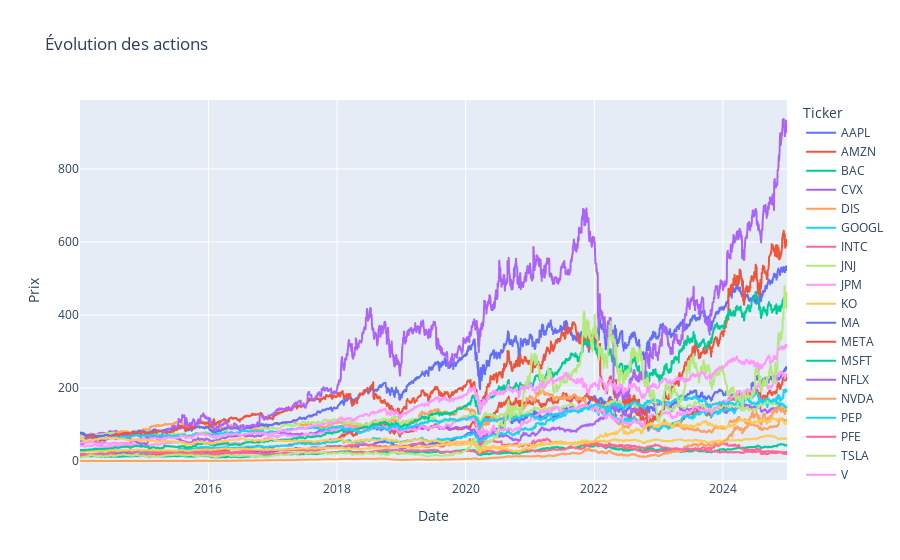

Notebook code for this chart:
### Code cell
data_plot = data.reset_index().rename(columns={'index': 'Date'})
# Plot interactif
fig = px.line(
    data_plot.melt(id_vars='Date', var_name='Ticker', value_name='Price'),
    x='Date',
    y='Price',
    color='Ticker',
    title="Stock prices",
    labels={"Date": "Date", "Price": "Prix"}
)
pio.show(fig)

### Figure 1 — Plotly figure (JSON) as saved in the notebook; plotly's stock layout.template omitted (floating-point values rounded to 4 significant figures; data arrays with more than 128 entries replaced by an {"elided": "..."} marker saying what was removed)
{"data": [{"hovertemplate": "Ticker=AAPL<br>Date=%{x}<br>Prix=%{y}<extra></extra>", "legendgroup": "AAPL", "line": {"color": "#636efa", "dash": "solid"}, "marker": {"symbol": "circle"}, "mode": "lines", "name": "AAPL", "showlegend": true, "type": "scattergl", "x": {"elided": "2767 str values"}, "xaxis": "x", "y": {"elided": "2767 float values"}, "yaxis": "y"}, {"hovertemplate": "Ticker=AMZN<br>Date=%{x}<br>Prix=%{y}<extra></extra>", "legendgroup": "AMZN", "line": {"color": "#EF553B", "dash": "solid"}, "marker": {"symbol": "circle"}, "mode": "lines", "name": "AMZN", "showlegend": true, "type": "scattergl", "x": {"elided": "2767 str values"}, "xaxis": "x", "y": {"elided": "2767 float values"}, "yaxis": "y"}, {"hovertemplate": "Ticker=BAC<br>Date=%{x}<br>Prix=%{y}<extra></extra>", "legendgroup": "BAC", "line": {"color": "#00cc96", "dash": "solid"}, "marker": {"symbol": "circle"}, "mode": "lines", "name": "BAC", "showlegend": true, "type": "scattergl", "x": {"elided": "2767 str values"}, "xaxis": "x", "y": {"elided": "2767 float values"}, "yaxis": "y"}, {"hovertemplate": "Ticker=CVX<br>Date=%{x}<br>Prix=%{y}<extra></extra>", "legendgroup": "CVX", "line": {"color": "#ab63fa", "dash": "solid"}, "marker": {"symbol": "circle"}, "mode": "lines", "name": "CVX", "showlegend": true, "type": "scattergl", "x": {"elided": "2767 str values"}, "xaxis": "x", "y": {"elided": "2767 float values"}, "yaxis": "y"}, {"hovertemplate": "Ticker=DIS<br>Date=%{x}<br>Prix=%{y}<extra></extra>", "legendgroup": "DIS", "line": {"color": "#FFA15A", "dash": "solid"}, "marker": {"symbol": "circle"}, "mode": "lines", "name": "DIS", "showlegend": true, "type": "scattergl", "x": {"elided": "2767 str values"}, "xaxis": "x", "y": {"elided": "2767 float values"}, "yaxis": "y"}, {"hovertemplate": "Ticker=GOOGL<br>Date=%{x}<br>Prix=%{y}<extra></extra>", "legendgroup": "GOOGL", "line": {"color": "#19d3f3", "dash": "solid"}, "marker": {"symbol": "circle"}, "mode": "lines", "name": "GOOGL", "showlegend": true, "type": "scattergl", "x": {"elided": "2767 str values"}, "xaxis": "x", "y": {"elided": "2767 float values"}, "yaxis": "y"}, {"hovertemplate": "Ticker=INTC<br>Date=%{x}<br>Prix=%{y}<extra></extra>", "legendgroup": "INTC", "line": {"color": "#FF6692", "dash": "solid"}, "marker": {"symbol": "circle"}, "mode": "lines", "name": "INTC", "showlegend": true, "type": "scattergl", "x": {"elided": "2767 str values"}, "xaxis": "x", "y": {"elided": "2767 float values"}, "yaxis": "y"}, {"hovertemplate": "Ticker=JNJ<br>Date=%{x}<br>Prix=%{y}<extra></extra>", "legendgroup": "JNJ", "line": {"color": "#B6E880", "dash": "solid"}, "marker": {"symbol": "circle"}, "mode": "lines", "name": "JNJ", "showlegend": true, "type": "scattergl", "x": {"elided": "2767 str values"}, "xaxis": "x", "y": {"elided": "2767 float values"}, "yaxis": "y"}, {"hovertemplate": "Ticker=JPM<br>Date=%{x}<br>Prix=%{y}<extra></extra>", "legendgroup": "JPM", "line": {"color": "#FF97FF", "dash": "solid"}, "marker": {"symbol": "circle"}, "mode": "lines", "name": "JPM", "showlegend": true, "type": "scattergl", "x": {"elided": "2767 str values"}, "xaxis": "x", "y": {"elided": "2767 float values"}, "yaxis": "y"}, {"hovertemplate": "Ticker=KO<br>Date=%{x}<br>Prix=%{y}<extra></extra>", "legendgroup": "KO", "line": {"color": "#FECB52", "dash": "solid"}, "marker": {"symbol": "circle"}, "mode": "lines", "name": "KO", "showlegend": true, "type": "scattergl", "x": {"elided": "2767 str values"}, "xaxis": "x", "y": {"elided": "2767 float values"}, "yaxis": "y"}, {"hovertemplate": "Ticker=MA<br>Date=%{x}<br>Prix=%{y}<extra></extra>", "legendgroup": "MA", "line": {"color": "#636efa", "dash": "solid"}, "marker": {"symbol": "circle"}, "mode": "lines", "name": "MA", "showlegend": true, "type": "scattergl", "x": {"elided": "2767 str values"}, "xaxis": "x", "y": {"elided": "2767 float values"}, "yaxis": "y"}, {"hovertemplate": "Ticker=META<br>Date=%{x}<br>Prix=%{y}<extra></extra>", "legendgroup": "META", "line": {"color": "#EF553B", "dash": "solid"}, "marker": {"symbol": "circle"}, "mode": "lines", "name": "META", "showlegend": true, "type": "scattergl", "x": {"elided": "2767 str values"}, "xaxis": "x", "y": {"elided": "2767 float values"}, "yaxis": "y"}, {"hovertemplate": "Ticker=MSFT<br>Date=%{x}<br>Prix=%{y}<extra></extra>", "legendgroup": "MSFT", "line": {"color": "#00cc96", "dash": "solid"}, "marker": {"symbol": "circle"}, "mode": "lines", "name": "MSFT", "showlegend": true, "type": "scattergl", "x": {"elided": "2767 str values"}, "xaxis": "x", "y": {"elided": "2767 float values"}, "yaxis": "y"}, {"hovertemplate": "Ticker=NFLX<br>Date=%{x}<br>Prix=%{y}<extra></extra>", "legendgroup": "NFLX", "line": {"color": "#ab63fa", "dash": "solid"}, "marker": {"symbol": "circle"}, "mode": "lines", "name": "NFLX", "showlegend": true, "type": "scattergl", "x": {"elided": "2767 str values"}, "xaxis": "x", "y": {"elided": "2767 float values"}, "yaxis": "y"}, {"hovertemplate": "Ticker=NVDA<br>Date=%{x}<br>Prix=%{y}<extra></extra>", "legendgroup": "NVDA", "line": {"color": "#FFA15A", "dash": "solid"}, "marker": {"symbol": "circle"}, "mode": "lines", "name": "NVDA", "showlegend": true, "type": "scattergl", "x": {"elided": "2767 str values"}, "xaxis": "x", "y": {"elided": "2767 float values"}, "yaxis": "y"}, {"hovertemplate": "Ticker=PEP<br>Date=%{x}<br>Prix=%{y}<extra></extra>", "legendgroup": "PEP", "line": {"color": "#19d3f3", "dash": "solid"}, "marker": {"symbol": "circle"}, "mode": "lines", "name": "PEP", "showlegend": true, "type": "scattergl", "x": {"elided": "2767 str values"}, "xaxis": "x", "y": {"elided": "2767 float values"}, "yaxis": "y"}, {"hovertemplate": "Ticker=PFE<br>Date=%{x}<br>Prix=%{y}<extra></extra>", "legendgroup": "PFE", "line": {"color": "#FF6692", "dash": "solid"}, "marker": {"symbol": "circle"}, "mode": "lines", "name": "PFE", "showlegend": true, "type": "scattergl", "x": {"elided": "2767 str values"}, "xaxis": "x", "y": {"elided": "2767 float values"}, "yaxis": "y"}, {"hovertemplate": "Ticker=TSLA<br>Date=%{x}<br>Prix=%{y}<extra></extra>", "legendgroup": "TSLA", "line": {"color": "#B6E880", "dash": "solid"}, "marker": {"symbol": "circle"}, "mode": "lines", "name": "TSLA", "showlegend": true, "type": "scattergl", "x": {"elided": "2767 str values"}, "xaxis": "x", "y": {"elided": "2767 float values"}, "yaxis": "y"}, {"hovertemplate": "Ticker=V<br>Date=%{x}<br>Prix=%{y}<extra></extra>", "legendgroup": "V", "line": {"color": "#FF97FF", "dash": "solid"}, "marker": {"symbol": "circle"}, "mode": "lines", "name": "V", "showlegend": true, "type": "scattergl", "x": {"elided": "2767 str values"}, "xaxis": "x", "y": {"elided": "2767 float values"}, "yaxis": "y"}, {"hovertemplate": "Ticker=XOM<br>Date=%{x}<br>Prix=%{y}<extra></extra>", "legendgroup": "XOM", "line": {"color": "#FECB52", "dash": "solid"}, "marker": {"symbol": "circle"}, "mode": "lines", "name": "XOM", "showlegend": true, "type": "scattergl", "x": {"elided": "2767 str values"}, "xaxis": "x", "y": {"elided": "2767 float values"}, "yaxis": "y"}], "layout": {"legend": {"title": {"text": "Ticker"}, "tracegroupgap": 0}, "title": {"text": "Évolution des actions"}, "xaxis": {"anchor": "y", "domain": [0, 1], "title": {"text": "Date"}}, "yaxis": {"anchor": "x", "domain": [0, 1], "title": {"text": "Prix"}}}}
